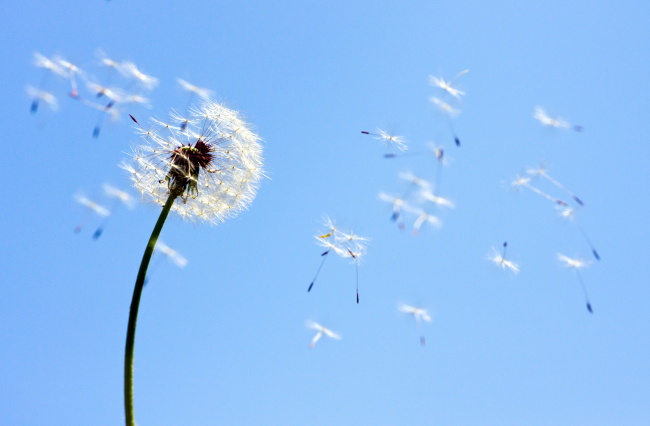
#> input picture readwriteFiles/img_cut_pix/test.jpg, 650 x 426 px
$ python imgcut.py
#> lines starting #> are read from the running program, lines starting #| are printed output that depends on the picture
#> the answer given: test.jpg
#> the answer given: test.jpg
#> the answer given: 3
#> the answer given: 3
# -*- coding:utf-8 -*-
import os
from PIL import Image
def splitimage(src, rownum, colnum, dstpath):
#> called with src = 'test.jpg', rownum = 3, colnum = 3, dstpath = 'test.jpg'
    img = Image.open(src)
#> img is the input picture: PIL image 650x426 RGB; mean R, G, B 143.2, 191.9, 246.5
    w, h = img.size
#> w = 650; h = 426
    if rownum <= h and colnum <= w:
        print('Original image info: %sx%s, %s, %s' % (w, h, img.format, img.mode))
#| Original image info: 650x426, JPEG, RGB
        print('开始处理图片切割, 请稍候...')

        s = os.path.split(src)
        if dstpath == '':
            dstpath = s[0]
        fn = s[1].split('.')
        basename = fn[0]
        ext = fn[-1]

        num = 0
        rowheight = h // rownum
#> rowheight = 142
        colwidth = w // colnum
#> colwidth = 216
        for r in range(rownum):
            for c in range(colnum):
                box = (c * colwidth, r * rowheight, (c + 1) * colwidth, (r + 1) * rowheight)
                img.crop(box).save(os.path.join(dstpath, basename + '_' + str(num) + '.' + ext), ext)
                num = num + 1
#> this loop made 1 pass
#> pass 1, in splitimage, `img.crop(box).save(os.path.join(dstpath, basename + '_' + str(num) + '..`:
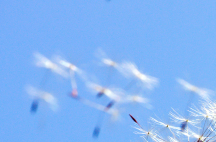
#> saved as test_0.jpg: PIL image 216x142 RGB; mean R, G, B 132.8, 182.7, 246.1
#> after the loop, num = 0

        print('图片切割完毕，共生成 %s 张小图片。' % num)
    else:
        print('不合法的行列切割参数！')

src = input('请输入图片文件路径：')
if os.path.isfile(src):
    dstpath = input('请输入图片输出目录（不输入路径则表示使用源图片所在目录）：')
    if (dstpath == '') or os.path.exists(dstpath):
        row = int(input('请输入切割行数：'))
        col = int(input('请输入切割列数：'))
        if row > 0 and col > 0:
#> (the run stopped early here; a loop or call above may not have finished)
